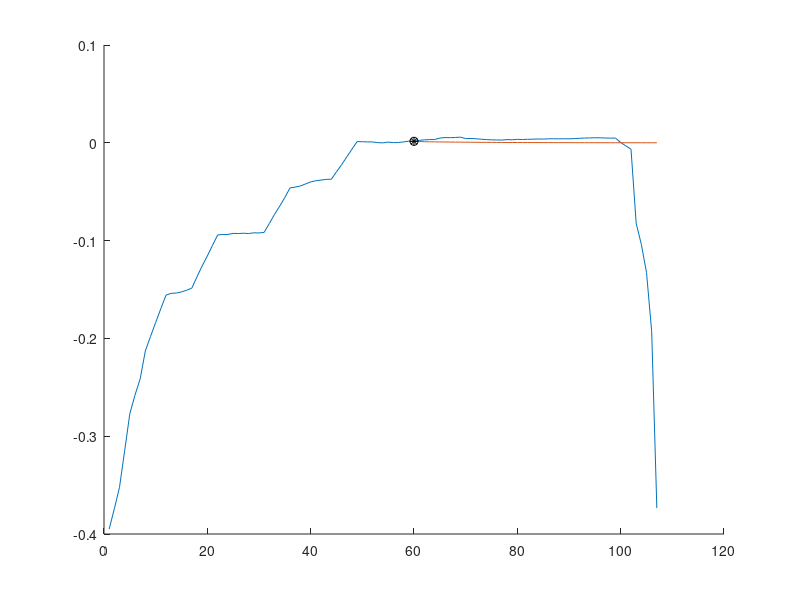
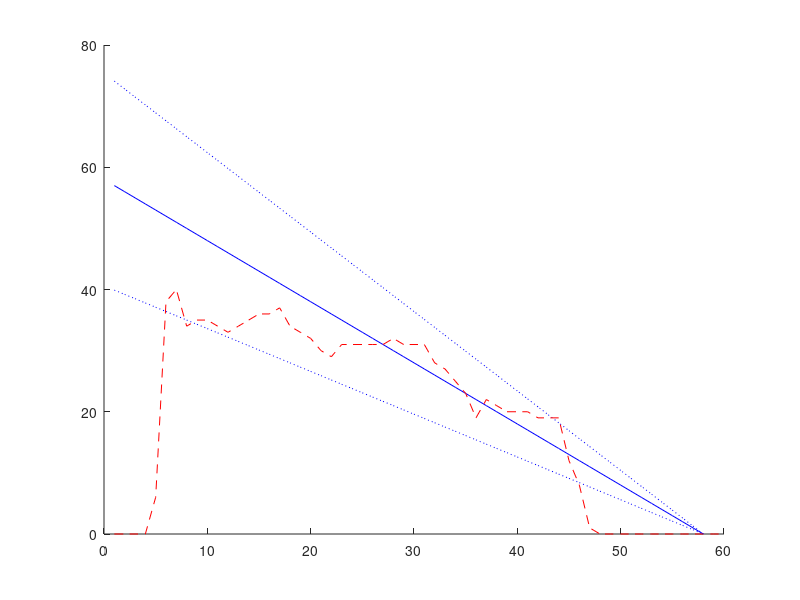

Source code (MATLAB) for these figures, in order:
clc; clear all; close all;

%%  Parameters
ff = 1; % forgetting factor
tau = 3;
tp = 5;

%% Initialization
load('features_trig.mat') % IGBT Dataset 
EOL = 1.573; % End of Life
data = Mfeatures2(:,2) - EOL;
%data = log(data-min(data)+eps);
%data = data(2:end);
%data = data-max(data);
%data = smoothdata(data, 'lowess');
%data = movmean(data, 10);

idx = hankel(1:tau+1, tau+1:length(data))';
data = data(idx);
X = data(:, 1:end-1);
Y = data(:, end);

%%
[n, D] = size(X);

w = zeros(D,1);
P = eye(D)*1e5;

for i = 1:60
    xk = X(i,:)';
    yk = Y(i);
    
    % Estimation
    y(i) = xk'*w;
    
    YY = [X(1,:)'; Y];
    dy(i) = mean(diff(YY(max(1,i-5):i)));
    if dy(i) > 0.0025
    
    % Parameter update RLS
    a = yk - y(i);
    g = P*xk/(ff + xk'*P*xk);
    P = (1/ff)*P - g*xk'*(1/ff)*P;
    w = w + a*g;
    
    end
    
    % Prognostics
    if i >= tp
        f = Y(1:i);
        
        for k = 1:length(Y)-i
            xk = f(end-tau+1:end);
            f(end+1) = xk'*w;
        end
    
        f(1:i-1) = NaN;
        
        idx = find(f > -1e-2, 1);
        
        clf;
        hold on
        plot(Y);
        plot(f);
        plot(i,Y(i), 'ko');
        plot(idx,Y(idx), 'k*');
        hold off;
        
        if isempty(idx)
            rul(i) = Inf;
        else
            rul(i) = idx - i;
        end
        
        pause(0.1);
    end
end


%%
figure;
vrul = 60-tau:-1:0;
hold on
plot(vrul, 'b-')
plot(vrul*1.3, 'b:')
plot(vrul*0.7, 'b:')
plot(rul, 'r--')
hold off
